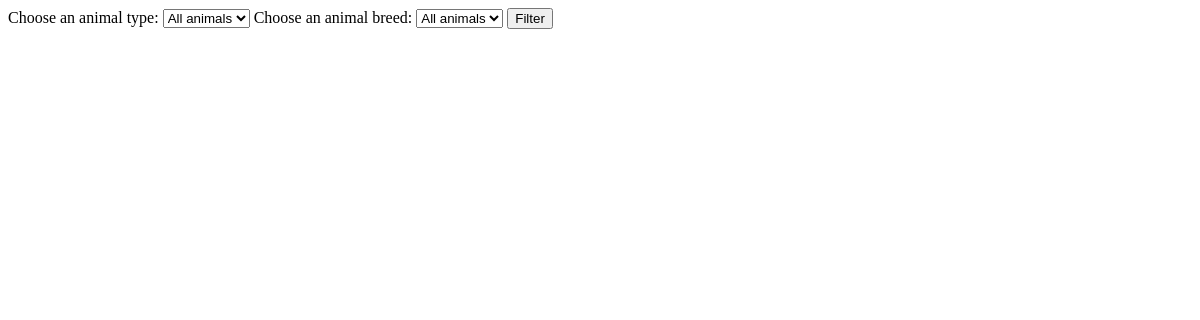
The page /animal/ on the database as committed earlier.
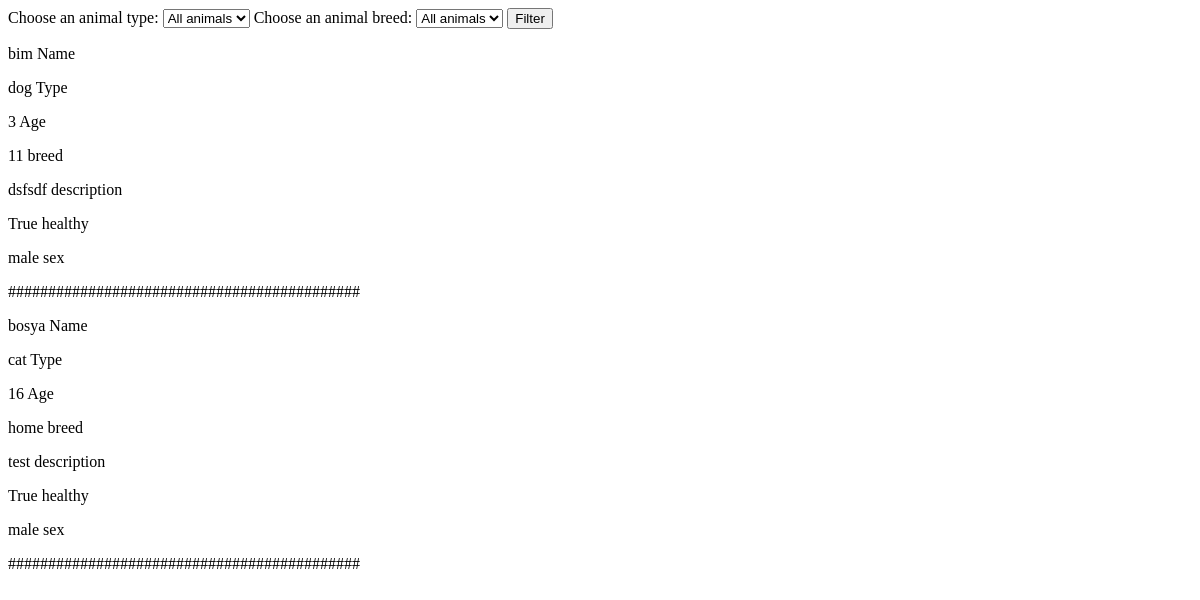
The same page on the database as committed later.
### animal/models.py (models this page shows, shortened)
class Animal(models.Model):
    name = models.CharField(max_length=255)
    type = models.CharField(max_length=255)
    sex = models.ForeignKey('Sex', on_delete=models.CASCADE)
    age = models.PositiveIntegerField()
    breed = models.CharField(max_length=255)
    availability = models.BooleanField()
    description = models.TextField()
    healthy = models.BooleanField()

class Sex(models.Model):
    name = models.CharField(max_length=255)

### animal/views.py (the view)
# urls.py: path('', views.index, name="index"),
def index(request):
    animals = Animal.objects.all()
    animal_type = request.GET.get("animal_type")
    animal_breed = request.GET.get("animal_breed")
    if animal_type:
        animals = animals.filter(type=animal_type)
    if animal_breed:
        animals = animals.filter(breed=animal_breed)
    return render(request, template_name="animal/index.html", context={"animals": animals})

### templates/animal/index.html (shortened to what this page needs)
<!DOCTYPE html>
<html lang="en">
<head>
</head>
<body>
<form method="get">
    <label for="animal_type">Choose an animal type:</label>
        <select id="animal_type" name="animal_type">
            <option value="">All animals</option>
        </select>
    <label for="animal_type">Choose an animal breed:</label>
        <select id="animal_breed" name="animal_breed">
            <option value="">All animals</option>
        </select>
        <input type="submit" value="Filter">
</form>
{% for animal in animals %}
<p>{{animal.name}} Name</p>
<p>{{animal.type}} Type</p>
<p>{{animal.age}} Age</p>
<p>{{animal.breed}} breed</p>
<p>{{animal.description}} description</p>
<p>{{animal.healthy}} healthy</p>
<p>{{animal.sex.name}} sex</p>
<p>############################################</p>
{% endfor %}
</body>
</html>

Rows that differ between the two databases and show on the page:
added Animal: name "bim", type "dog", age "3", breed "11", description "dsfsdf", healthy "True", sex.name "male"
added Animal: name "bosya", type "cat", age "16", breed "home", description "test", healthy "True", sex.name "male"
